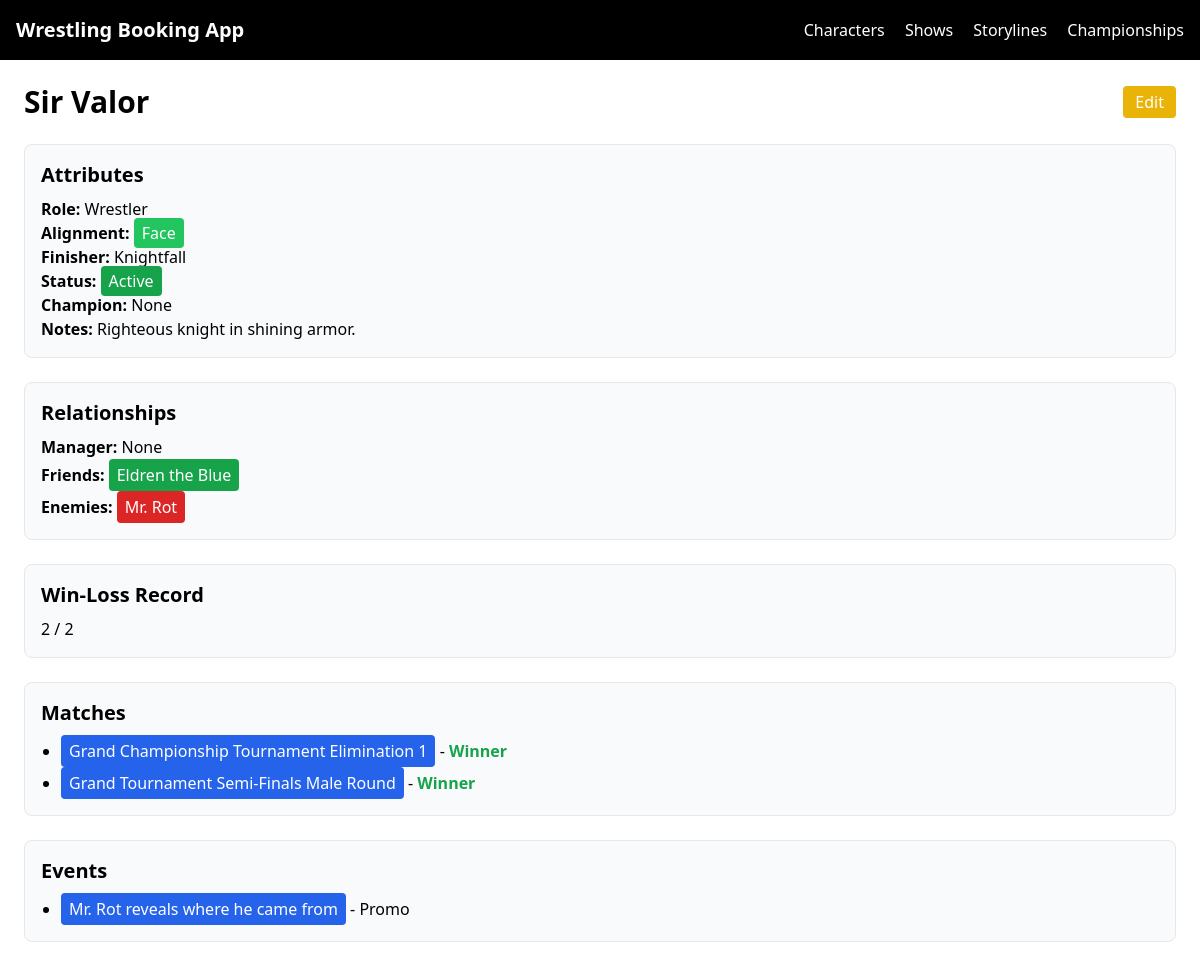
/characters/characters/1/, run on the app's committed database.
### core/models.py (models this page shows, shortened)
class Character(models.Model):
    class Role(models.TextChoices):
        WRESTLER = "WRESTLER", "Wrestler"
        MANAGER = "MANAGER", "Manager"
        REFEREE = "REFEREE", "Referee"
        BOOKER = "BOOKER", "Booker"
    class Gender(models.TextChoices):
        MALE = "MALE", "Male"
        FEMALE = "FEMALE", "Female"
        NA = "NA", "N/A"
    class Alignment(models.TextChoices):
        FACE = "FACE", "Face"
        HEEL = "HEEL", "Heel"
        TWEENER = "TWEENER", "Tweener"
    ring_name = models.CharField(max_length=100, unique=True)
    role = models.CharField(max_length=20, choices=Role.choices)
    gender = models.CharField(max_length=10, choices=Gender.choices)
    alignment = models.CharField(max_length=10, choices=Alignment.choices)
    finisher = models.CharField(max_length=100, blank=True)
    active = models.BooleanField(default=True)
    injured = models.BooleanField(default=False)
    notes = models.TextField(blank=True)
    created_at = models.DateTimeField(auto_now_add=True)
    @property
    def manager(self):
        rel = self.relationships.filter(relationship_type=CharacterRelationship.RelationshipType.MANAGER).first()
        return rel.related_character if rel else None
    @property
    def friends(self):
        ids = self.relationships.filter(relationship_type=CharacterRelationship.RelationshipType.FRIEND).values_list('related_character', flat=True)
        return Character.objects.filter(pk__in=ids)
    @property
    def enemies(self):
        ids = self.relationships.filter(relationship_type=CharacterRelationship.RelationshipType.ENEMY).values_list('related_character', flat=True)
        return Character.objects.filter(pk__in=ids)

### booking/models.py (models this page shows, shortened)
class MatchParticipant(models.Model):
    class Role(models.TextChoices):
        COMPETITOR = "COMPETITOR", "Competitor"
        MANAGER = "MANAGER", "Manager"
        REFEREE = "REFEREE", "Referee"
        INTERFERENCE = "INTERFERENCE", "Interference"
    class Side(models.TextChoices):
        TEAM_A = "TEAM_A", "Team A"
        TEAM_B = "TEAM_B", "Team B"
        SOLO = "SOLO", "Solo"
    match = models.ForeignKey(
        Match, on_delete=models.CASCADE, related_name="participants"
    )
    character = models.ForeignKey(
        Character, null=True, blank=True, on_delete=models.CASCADE
    )
    group = models.ForeignKey(
        Group, null=True, blank=True, on_delete=models.CASCADE
    )
    role = models.CharField(max_length=20, choices=Role.choices)
    side = models.CharField(
        max_length=10,
        choices=Side.choices,
        default=Side.SOLO
    )
    won = models.BooleanField(default=False)

class Match(models.Model):
    class MatchType(models.TextChoices):
        SINGLES = "SINGLES", "Singles"
        TAG = "TAG", "Tag Team"
        TEAM = "TEAM", "Team"
        TRIPLE = "TRIPLE", "Triple Threat"
        FATAL_FOUR = "FATAL_FOUR", "Fatal Four-Way"
        HANDICAP = "HANDICAP", "Handicap"
        GAUNTLET = "GAUNTLET", "Gauntlet"
        BATTLE_ROYALE = "BATTLE_ROYALE", "Battle Royale"
        ROYAL_RUMBLE = "ROYAL_RUMBLE", "Royal Rumble"
    show = models.ForeignKey(
        "booking.Show",
        on_delete=models.CASCADE,
        related_name="matches"
    )
    title = models.CharField(max_length=200)
    match_type = models.CharField(max_length=30, choices=MatchType.choices)
    stipulations = models.ManyToManyField(
        Stipulation,
        blank=True,
        related_name="matches"
    )
    championship = models.ForeignKey(
        Championship, null=True, blank=True, on_delete=models.SET_NULL
    )
    notes = models.TextField(blank=True)
    created_at = models.DateTimeField(auto_now_add=True)

class EventParticipant(models.Model):
    class Role(models.TextChoices):
        INITIATOR = "INITIATOR", "Initiator"
        INTERFERENCE = "INTERFERENCE", "Interference"
        VICTIM = "VICTIM", "Victim"
        ATTACKER = "ATTACKER", "Attacker"
    event = models.ForeignKey(
        Event, on_delete=models.CASCADE, related_name="participants"
    )
    character = models.ForeignKey(
        Character, null=True, blank=True, on_delete=models.CASCADE
    )
    group = models.ForeignKey(
        Group, null=True, blank=True, on_delete=models.CASCADE
    )
    role = models.CharField(max_length=20, choices=Role.choices, blank=True)

class Event(models.Model):
    class EventType(models.TextChoices):
        PROMO = "PROMO", "Promo"
        CONFRONTATION = "CONFRONTATION", "Confrontation"
        TRAINING = "TRAINING", "Training"
        SEGMENT = "SEGMENT", "Segment"
        INJURY = "INJURY", "Injury"
        TURN = "TURN", "Turn"
    show = models.ForeignKey(
        "booking.Show",
        on_delete=models.CASCADE,
        related_name="events"
    )
    title = models.CharField(max_length=200)
    event_type = models.CharField(max_length=30, choices=EventType.choices)
    description = models.TextField(blank=True)
    created_at = models.DateTimeField(auto_now_add=True)

### core/views.py (the view)
# urls.py: path("characters/<int:pk>/", CharacterDetailView.as_view(), name="character-detail"),
class CharacterDetailView(DetailView):
    model = Character
    template_name = "core/character_detail.html"
    context_object_name = "character"
    def get_context_data(self, **kwargs):
        context = super().get_context_data(**kwargs)
        character = self.object
        context["matches"] = MatchParticipant.objects.filter(character=character)
        context["events"] = EventParticipant.objects.filter(character=character)
        wins = MatchParticipant.objects.filter(character=character, won=True).count()
        total_matches = MatchParticipant.objects.filter(character=character).count()
        context["win_loss_ratio"] = f"{wins} / {total_matches}" if total_matches else "0 / 0"
        from storylines.models import StorylinePoint
        from django.contrib.contenttypes.models import ContentType
        character_ct = ContentType.objects.get_for_model(Character)
        context["storyline_points"] = StorylinePoint.objects.filter(
            content_type=character_ct,
            object_id=character.id
        )
        return context

### core/templates/core/character_detail.html (shortened to what this page needs)
{% extends "base.html" %}
{% block content %}
<div class="flex items-center justify-between mb-6">
    <h1 class="text-3xl font-bold">{{ character.ring_name }}</h1>
    <a href="{% url 'character-edit' character.id %}" class="bg-yellow-500 text-white px-3 py-1 rounded">Edit</a>
</div>
<div class="mb-6 p-4 border rounded-lg bg-gray-50 dark:bg-gray-800">
    <h2 class="text-xl font-semibold mb-2">Attributes</h2>
    <p><strong>Role:</strong> {{ character.get_role_display }}</p>
    <p>
        <strong>Alignment:</strong>
        {% if character.alignment == "FACE" %}
            <span class="px-2 py-1 bg-green-500 text-white rounded">{{ character.get_alignment_display }}</span>
        {% elif character.alignment == "HEEL" %}
            <span class="px-2 py-1 bg-red-500 text-white rounded">{{ character.get_alignment_display }}</span>
        {% else %}
            <span class="px-2 py-1 bg-yellow-500 text-black rounded">{{ character.get_alignment_display }}</span>
        {% endif %}
    </p>
    <p><strong>Finisher:</strong> {{ character.finisher|default:"N/A" }}</p>
    <p>
        <strong>Status:</strong>
        {% if character.active %}
            <span class="px-2 py-1 bg-green-600 text-white rounded">Active</span>
        {% else %}
            <span class="px-2 py-1 bg-gray-400 text-white rounded">Inactive</span>
        {% endif %}
    </p>
    <p><strong>Champion:</strong> {{ character.champion|default:"None" }}</p>
    <p><strong>Notes:</strong> {{ character.notes|default:"None" }}</p>
</div>
<div class="mb-6 p-4 border rounded-lg bg-gray-50 dark:bg-gray-800">
    <h2 class="text-xl font-semibold mb-2">Relationships</h2>
    <p>
        <strong>Manager:</strong>
        {% if character.manager %}
            <button onclick="window.location='{% url 'character-detail' character.manager.id %}'" class="bg-blue-600 text-white px-2 py-1 rounded cursor-pointer">{{ character.manager.ring_name }}</button>
        {% else %}
            None
        {% endif %}
    </p>
    <p>
        <strong>Friends:</strong>
        {% if character.friends.exists %}
            {% for f in character.friends.all %}
                <button onclick="window.location='{% url 'character-detail' f.id %}'" class="bg-green-600 text-white px-2 py-1 rounded cursor-pointer">{{ f.ring_name }}</button>{% if not forloop.last %} {% endif %}
            {% endfor %}
        {% else %}
            None
        {% endif %}
    </p>
    <p>
        <strong>Enemies:</strong>
        {% if character.enemies.exists %}
            {% for e in character.enemies.all %}
                <button onclick="window.location='{% url 'character-detail' e.id %}'" class="bg-red-600 text-white px-2 py-1 rounded cursor-pointer">{{ e.ring_name }}</button>{% if not forloop.last %} {% endif %}
            {% endfor %}
        {% else %}
            None
        {% endif %}
    </p>
</div>
<div class="mb-6 p-4 border rounded-lg bg-gray-50 dark:bg-gray-800">
    <h2 class="text-xl font-semibold mb-2">Win-Loss Record</h2>
    <p>{{ win_loss_ratio }}</p>
</div>
<div class="mb-6 p-4 border rounded-lg bg-gray-50 dark:bg-gray-800">
    <h2 class="text-xl font-semibold mb-2">Matches</h2>
    <ul class="list-disc pl-5">
        {% for mp in matches %}
        <li>
            <button onclick="window.location='{% url 'match-detail' mp.match.id %}'" class="bg-blue-600 text-white px-2 py-1 rounded cursor-pointer">{{ mp.match.title }}</button>
            - {% if mp.won %}<span class="text-green-600 font-semibold">Winner</span>{% else %}<span class="text-red-600">Loser</span>{% endif %}
        </li>
        {% empty %}
        <li>No matches yet.</li>
        {% endfor %}
    </ul>
</div>
<div class="mb-6 p-4 border rounded-lg bg-gray-50 dark:bg-gray-800">
    <h2 class="text-xl font-semibold mb-2">Events</h2>
    <ul class="list-disc pl-5">
        {% for ep in events %}
        <li>
            <button onclick="window.location='{% url 'event-detail' ep.event.id %}'" class="bg-blue-600 text-white px-2 py-1 rounded cursor-pointer">{{ ep.event.title }}</button>
            - {{ ep.event.get_event_type_display }}
        </li>
        {% empty %}
        <li>No events yet.</li>
        {% endfor %}
    </ul>
</div>
{% endblock %}

### data on the page
Character: ring_name "Sir Valor", role "Wrestler", alignment "Face", finisher "Knightfall", notes "Righteous knight in shining armor."
Character: ring_name "Eldren the Blue"
Character: ring_name "Mr. Rot"
MatchParticipant: match "Grand Championship Tournament Elimination 1", won "Winner"
MatchParticipant: match "Grand Tournament Semi-Finals Male Round", won "Winner"
EventParticipant: event "Mr. Rot reveals where he came from", event.event_type "Promo"

### other printed values
{{ character.champion|default:"None" }} "None"
{{ win_loss_ratio }} "2 / 2"
